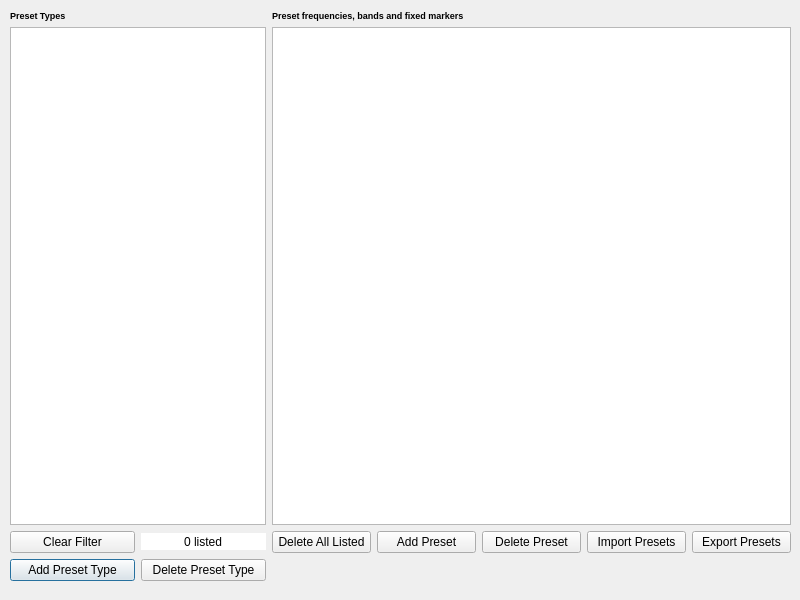
<?xml version="1.0" encoding="UTF-8"?>
<ui version="4.0">
 <class>BandsMarkers</class>
 <widget class="QDialog" name="BandsMarkers">
  <property name="geometry">
   <rect>
    <x>0</x>
    <y>0</y>
    <width>800</width>
    <height>600</height>
   </rect>
  </property>
  <property name="windowTitle">
   <string>Preset Frequencies</string>
  </property>
  <widget class="QWidget" name="layoutWidget">
   <property name="geometry">
    <rect>
     <x>10</x>
     <y>10</y>
     <width>781</width>
     <height>571</height>
    </rect>
   </property>
   <layout class="QGridLayout" name="gridLayout">
    <item row="0" column="0">
     <widget class="QLabel" name="label_3">
      <property name="font">
       <font>
        <pointsize>7</pointsize>
        <weight>75</weight>
        <bold>true</bold>
       </font>
      </property>
      <property name="text">
       <string>Preset Types</string>
      </property>
     </widget>
    </item>
    <item row="1" column="3" colspan="5">
     <widget class="QTableView" name="freqTable">
      <property name="sizePolicy">
       <sizepolicy hsizetype="Expanding" vsizetype="Expanding">
        <horstretch>0</horstretch>
        <verstretch>0</verstretch>
       </sizepolicy>
      </property>
      <property name="minimumSize">
       <size>
        <width>0</width>
        <height>300</height>
       </size>
      </property>
     </widget>
    </item>
    <item row="0" column="3" colspan="3">
     <widget class="QLabel" name="label_2">
      <property name="font">
       <font>
        <pointsize>7</pointsize>
        <weight>75</weight>
        <bold>true</bold>
       </font>
      </property>
      <property name="text">
       <string>Preset frequencies, bands and fixed markers</string>
      </property>
     </widget>
    </item>
    <item row="1" column="0" colspan="2">
     <widget class="QTableView" name="typeTable"/>
    </item>
    <item row="3" column="0">
     <widget class="QPushButton" name="addPsType">
      <property name="enabled">
       <bool>true</bool>
      </property>
      <property name="sizePolicy">
       <sizepolicy hsizetype="Minimum" vsizetype="Minimum">
        <horstretch>0</horstretch>
        <verstretch>0</verstretch>
       </sizepolicy>
      </property>
      <property name="text">
       <string>Add Preset Type</string>
      </property>
     </widget>
    </item>
    <item row="3" column="1">
     <widget class="QPushButton" name="deletePsType">
      <property name="enabled">
       <bool>true</bool>
      </property>
      <property name="sizePolicy">
       <sizepolicy hsizetype="Minimum" vsizetype="Minimum">
        <horstretch>0</horstretch>
        <verstretch>0</verstretch>
       </sizepolicy>
      </property>
      <property name="text">
       <string>Delete Preset Type</string>
      </property>
     </widget>
    </item>
    <item row="2" column="0">
     <widget class="QPushButton" name="clearFilter">
      <property name="text">
       <string>Clear Filter</string>
      </property>
     </widget>
    </item>
    <item row="2" column="1">
     <widget class="QSpinBox" name="psCount">
      <property name="frame">
       <bool>false</bool>
      </property>
      <property name="alignment">
       <set>Qt::AlignCenter</set>
      </property>
      <property name="readOnly">
       <bool>true</bool>
      </property>
      <property name="buttonSymbols">
       <enum>QAbstractSpinBox::NoButtons</enum>
      </property>
      <property name="suffix">
       <string> listed</string>
      </property>
      <property name="maximum">
       <number>9999</number>
      </property>
     </widget>
    </item>
    <item row="2" column="3">
     <widget class="QPushButton" name="deleteAll">
      <property name="sizePolicy">
       <sizepolicy hsizetype="Minimum" vsizetype="Minimum">
        <horstretch>0</horstretch>
        <verstretch>0</verstretch>
       </sizepolicy>
      </property>
      <property name="toolTip">
       <string>Delete all entries filtered by Preset Type table</string>
      </property>
      <property name="text">
       <string>Delete All Listed</string>
      </property>
     </widget>
    </item>
    <item row="2" column="4">
     <widget class="QPushButton" name="addPs">
      <property name="enabled">
       <bool>true</bool>
      </property>
      <property name="sizePolicy">
       <sizepolicy hsizetype="Minimum" vsizetype="Minimum">
        <horstretch>0</horstretch>
        <verstretch>0</verstretch>
       </sizepolicy>
      </property>
      <property name="text">
       <string>Add Preset</string>
      </property>
     </widget>
    </item>
    <item row="2" column="5">
     <widget class="QPushButton" name="deletePs">
      <property name="enabled">
       <bool>true</bool>
      </property>
      <property name="sizePolicy">
       <sizepolicy hsizetype="Minimum" vsizetype="Minimum">
        <horstretch>0</horstretch>
        <verstretch>0</verstretch>
       </sizepolicy>
      </property>
      <property name="text">
       <string>Delete Preset</string>
      </property>
     </widget>
    </item>
    <item row="2" column="6">
     <widget class="QPushButton" name="importPs">
      <property name="enabled">
       <bool>true</bool>
      </property>
      <property name="sizePolicy">
       <sizepolicy hsizetype="Minimum" vsizetype="Minimum">
        <horstretch>0</horstretch>
        <verstretch>0</verstretch>
       </sizepolicy>
      </property>
      <property name="text">
       <string>Import Presets</string>
      </property>
     </widget>
    </item>
    <item row="2" column="7">
     <widget class="QPushButton" name="exportPs">
      <property name="enabled">
       <bool>true</bool>
      </property>
      <property name="sizePolicy">
       <sizepolicy hsizetype="Minimum" vsizetype="Minimum">
        <horstretch>0</horstretch>
        <verstretch>0</verstretch>
       </sizepolicy>
      </property>
      <property name="text">
       <string>Export Presets</string>
      </property>
     </widget>
    </item>
   </layout>
  </widget>
 </widget>
 <resources/>
 <connections/>
</ui>
